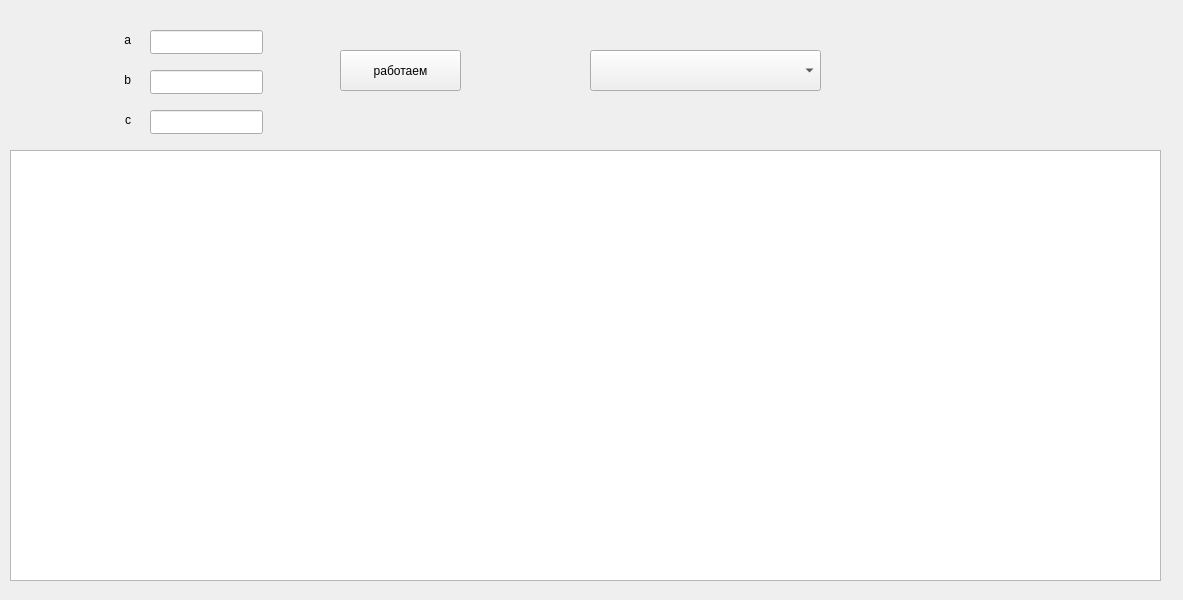
<?xml version="1.0" encoding="UTF-8"?>
<ui version="4.0">
 <class>MainWindow</class>
 <widget class="QMainWindow" name="MainWindow">
  <property name="geometry">
   <rect>
    <x>0</x>
    <y>0</y>
    <width>1183</width>
    <height>600</height>
   </rect>
  </property>
  <property name="windowTitle">
   <string>MainWindow</string>
  </property>
  <widget class="QWidget" name="centralwidget">
   <widget class="QPushButton" name="pushButton">
    <property name="geometry">
     <rect>
      <x>340</x>
      <y>50</y>
      <width>121</width>
      <height>41</height>
     </rect>
    </property>
    <property name="text">
     <string>работаем</string>
    </property>
   </widget>
   <widget class="QLineEdit" name="lineEdit_a">
    <property name="geometry">
     <rect>
      <x>150</x>
      <y>30</y>
      <width>113</width>
      <height>24</height>
     </rect>
    </property>
   </widget>
   <widget class="QLineEdit" name="lineEdit_b">
    <property name="geometry">
     <rect>
      <x>150</x>
      <y>70</y>
      <width>113</width>
      <height>24</height>
     </rect>
    </property>
   </widget>
   <widget class="QPlainTextEdit" name="plainTextEdit_res">
    <property name="geometry">
     <rect>
      <x>10</x>
      <y>150</y>
      <width>1151</width>
      <height>431</height>
     </rect>
    </property>
   </widget>
   <widget class="QLineEdit" name="lineEdit_c">
    <property name="geometry">
     <rect>
      <x>150</x>
      <y>110</y>
      <width>113</width>
      <height>24</height>
     </rect>
    </property>
   </widget>
   <widget class="QComboBox" name="comboBox">
    <property name="geometry">
     <rect>
      <x>590</x>
      <y>50</y>
      <width>231</width>
      <height>41</height>
     </rect>
    </property>
   </widget>
   <widget class="QLabel" name="label_a">
    <property name="geometry">
     <rect>
      <x>20</x>
      <y>30</y>
      <width>111</width>
      <height>21</height>
     </rect>
    </property>
    <property name="text">
     <string>&lt;html&gt;&lt;head/&gt;&lt;body&gt;&lt;p align=&quot;right&quot;&gt;a&lt;/p&gt;&lt;/body&gt;&lt;/html&gt;</string>
    </property>
   </widget>
   <widget class="QLabel" name="label_b">
    <property name="geometry">
     <rect>
      <x>20</x>
      <y>70</y>
      <width>111</width>
      <height>21</height>
     </rect>
    </property>
    <property name="text">
     <string>&lt;html&gt;&lt;head/&gt;&lt;body&gt;&lt;p align=&quot;right&quot;&gt;b&lt;/p&gt;&lt;/body&gt;&lt;/html&gt;</string>
    </property>
   </widget>
   <widget class="QLabel" name="label_c">
    <property name="geometry">
     <rect>
      <x>20</x>
      <y>110</y>
      <width>111</width>
      <height>21</height>
     </rect>
    </property>
    <property name="text">
     <string>&lt;html&gt;&lt;head/&gt;&lt;body&gt;&lt;p align=&quot;right&quot;&gt;c&lt;/p&gt;&lt;/body&gt;&lt;/html&gt;</string>
    </property>
   </widget>
  </widget>
 </widget>
 <resources/>
 <connections/>
</ui>
